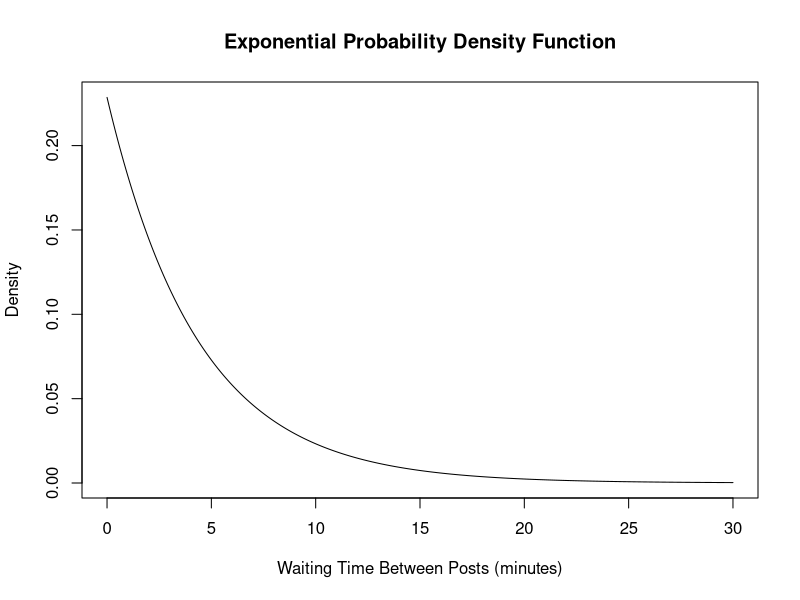
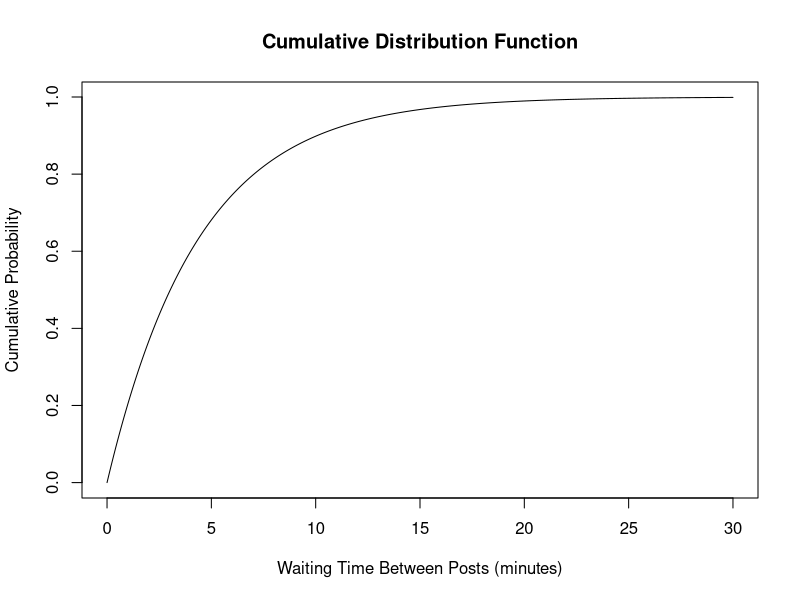
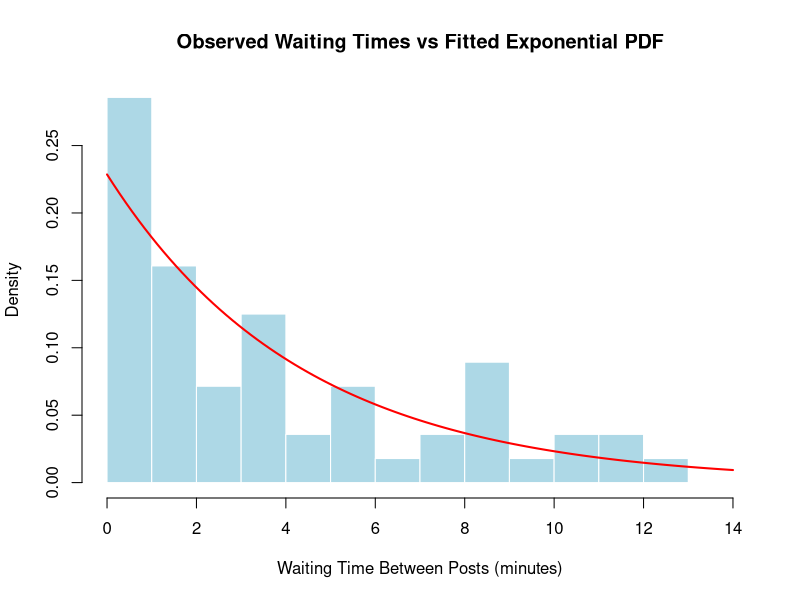

The R script that drew these images, in order:
## ---- chunk 1
knitr::opts_chunk$set(fig.path = "figures/", dev = "png", dpi = 150)
## ---- chunk 2
data <- read.csv("data.csv")
names(data)

x_obs <- data$interval_min[!is.na(data$interval_min)]
n <- length(x_obs)
## ---- chunk 3
ave_interval <- mean(data$interval_min, na.rm = TRUE)
## ---- chunk 4
lambda <- 1 / ave_interval
per_hour <- 60 * lambda
sd_model <- 1 / lambda
sd_obs <- sd(x_obs)
## ---- chunk 5
x <- seq(0, 30, by = 0.1)
pdf <- lambda * exp(-lambda * x)

plot(x, pdf,
     type = "l",
     main = "Exponential Probability Density Function",
     xlab = "Waiting Time Between Posts (minutes)",
     ylab = "Density")
## ---- chunk 6
p_0to5 <- exp(-lambda * 0) - exp(-lambda * 5)
p_5to10 <- exp(-lambda * 5) - exp(-lambda * 10)
p_over10 <- exp(-lambda * 10)
## ---- chunk 7
cdf <- 1 - exp(-lambda * x)

plot(x, cdf,
     type = "l",
     main = "Cumulative Distribution Function",
     xlab = "Waiting Time Between Posts (minutes)",
     ylab = "Cumulative Probability")

p5 <- 1 - exp(-lambda * 5)
p10 <- 1 - exp(-lambda * 10)
p20 <- 1 - exp(-lambda * 20)
## ---- chunk 8

p_over10_cdf <- 1 - p10

p5to10 <- p10 - p5

## ---- chunk 9
hist(x_obs,
     breaks = seq(0, 14, by = 1),
     freq = FALSE,
     main = "Observed Waiting Times vs Fitted Exponential PDF",
     xlab = "Waiting Time Between Posts (minutes)",
     col = "lightblue",
     border = "white")

curve(dexp(x, rate = lambda), from = 0, to = 14, add = TRUE, lwd = 2, col = "red")
